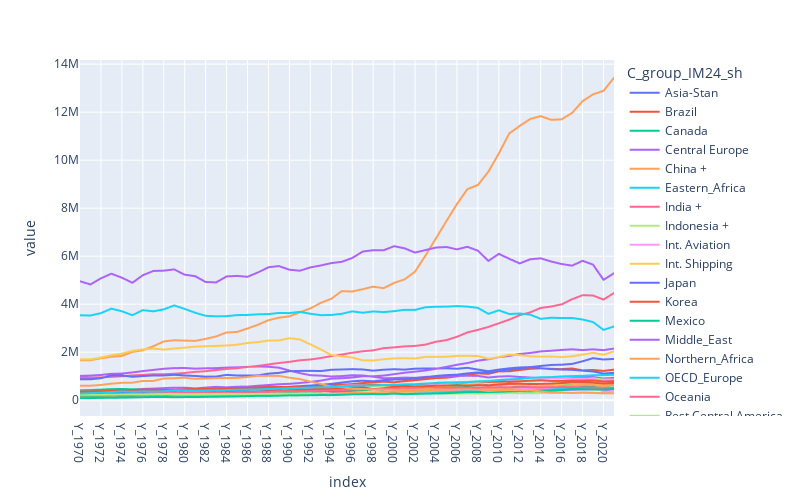

The notebook cell saved with this chart:
### Code cell
px.line(df_total_region, width=800, height=500)
